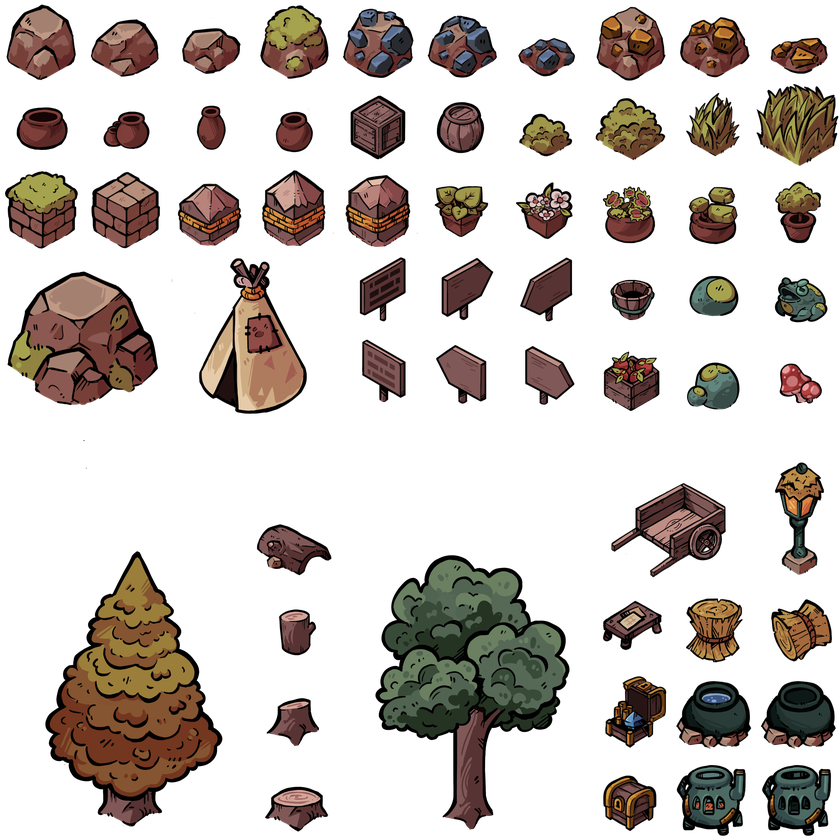
#> input picture projects/sandbox_project/assets/2D Isometric Village Asset Pack/Isometric Assets 2.png, 840 x 840 px, shrunk from 2560 x 2560 before the run, found by its file name
$ python analyze_prop_atlas.py
#> lines starting #> are read from the running program, lines starting #| are printed output that depends on the picture; after the words box and inside, x2 and y2 are one past the last pixel; in counts of white or black regions, pixels touching at a corner belong together
from pathlib import Path
from PIL import Image
import numpy as np

base = Path("/Users/wesleyrufus/AI_STUDIO_LAB/projects/sandbox_project/assets/2D Isometric Village Asset Pack")
files = [
    ("tree", "Isometric Assets 2.png"),
    ("shrub", "Isometric Assets 3.png"),
    ("rock", "Isometric Assets 4.png"),
]
cell = 64

for kind, name in files:
    p = base / name
    img = Image.open(p).convert("RGBA")
#> img is the input picture: PIL image 840x840 RGBA; mean R, G, B, A 28.5, 21.4, 16.6, 79.4
    arr = np.array(img)
    h, w, _ = arr.shape
#> h = 840; w = 840
    cols = w // cell
#> cols = 13
    rows = h // cell
#> rows = 13
    print(f"\n[{kind}] {name} size={w}x{h} grid={cols}x{rows}")
#| [tree] Isometric Assets 2.png size=840x840 grid=13x13
    cands = []
    for y in range(rows):
        for x in range(cols):
            sub = arr[y * cell : (y + 1) * cell, x * cell : (x + 1) * cell, :]
            a = sub[:, :, 3]
            mask = a > 18
            fill = float(mask.mean())
            if fill < 0.06 or fill > 0.62:
                continue
            edge = np.concatenate([mask[0, :], mask[-1, :], mask[:, 0], mask[:, -1]])
            edge_ratio = float(edge.mean())
            ys, xs = np.where(mask)
            if len(xs) < 20:
                continue
            bw = int(xs.max() - xs.min() + 1)
            bh = int(ys.max() - ys.min() + 1)
            bbox_ratio = float((bw * bh) / (cell * cell))
            bottom = float(mask[int(cell * 0.72) :, :].mean())
            top = float(mask[: int(cell * 0.5), :].mean())

            if edge_ratio > 0.34:
                continue
            if kind == "tree" and top < 0.10:
                continue
            if kind in ("rock", "shrub") and fill > 0.45:
                continue

            score = (fill * 1.1 + bbox_ratio * 0.8 + bottom * 0.5 + top * 0.2) - edge_ratio * 1.4
            cands.append((score, x, y, fill, edge_ratio, bbox_ratio, top, bottom))
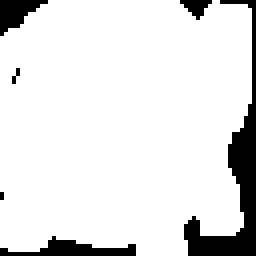
#> mask: shape (64, 64) bool (shown 4 times larger); 88.9% white; 6 black regions (2 under 20 px), largest, box (x1, y1, x2, y2) and area: (46, 0, 64, 64) 287, (0, 59, 34, 64) 81, (0, 0, 12, 9) 58, (45, 0, 53, 5) 22
#> after the loop, cands = 43 items

    cands.sort(reverse=True)
    for score, x, y, fill, edge, bbox, top, bottom in cands[:16]:
        print(f"  ({x},{y}) score={score:.3f} fill={fill:.3f} edge={edge:.3f} bbox={bbox:.3f} top={top:.3f} bot={bottom:.3f}")
#> this loop made 16 passes
#> (score, x, y, fill, edge, bbox, top, bottom) on passes 1 to 12: (1.43, 4, 8, 0.524, 0.0625, 0.8, 0.387, 0.452), (1.41, 8, 4, 0.483, 0.0312, 0.815, 0.446, 0.364), (1.17, 12, 4, 0.435, 0.113, 0.567, 0.144, 0.733), (1.12, 12, 7, 0.435, 0.117, 0.598, 0.234, 0.569), (1.1, 7, 12, 0.48, 0.164, 0.696, 0.518, 0.29), (1.09, 4, 12, 0.428, 0.109, 0.618, 0.262, 0.45), (1.01, 8, 3, 0.464, 0.125, 0.654, 0.743, 0.00521), (1.01, 7, 4, 0.432, 0.191, 0.711, 0.485, 0.268), (0.941, 7, 0, 0.481, 0.34, 0.586, 0.253, 0.736), (0.92, 3, 3, 0.569, 0.336, 0.659, 0.733, 0.181), (0.893, 12, 8, 0.323, 0.117, 0.569, 0.259, 0.391), (0.883, 12, 3, 0.428, 0.156, 0.584, 0.618, 0.0807)
#|   (4,8) score=1.433 fill=0.524 edge=0.062 bbox=0.800 top=0.387 bot=0.452
#|   (8,4) score=1.411 fill=0.483 edge=0.031 bbox=0.815 top=0.446 bot=0.364
#|   (12,4) score=1.169 fill=0.435 edge=0.113 bbox=0.567 top=0.144 bot=0.733
#|   (12,7) score=1.125 fill=0.435 edge=0.117 bbox=0.598 top=0.234 bot=0.569
#|   (7,12) score=1.104 fill=0.480 edge=0.164 bbox=0.696 top=0.518 bot=0.290
#|   (4,12) score=1.089 fill=0.428 edge=0.109 bbox=0.618 top=0.262 bot=0.450
#|   (8,3) score=1.010 fill=0.464 edge=0.125 bbox=0.654 top=0.743 bot=0.005
#|   (7,4) score=1.007 fill=0.432 edge=0.191 bbox=0.711 top=0.485 bot=0.268
#> (further printed lines are left out)
#> pass 3 of the loop `for kind, name in files:`:
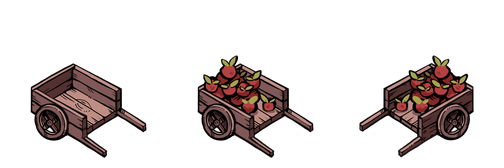
#> input picture projects/sandbox_project/assets/2D Isometric Village Asset Pack/Isometric Assets 4.png, 504 x 168 px, shrunk from 1536 x 512 before the run, found by its file name
#> img is the input picture: PIL image 504x168 RGBA; mean R, G, B, A 18, 11.7, 10.8, 51.5
#| [rock] Isometric Assets 4.png size=504x168 grid=7x2
#> after the loop `for y in range(rows):`:
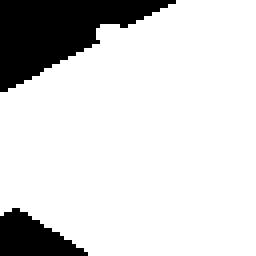
#> mask: shape (64, 64) bool (shown 4 times larger); 83.7% white; 2 black regions, box (x1, y1, x2, y2) and area: (0, 0, 44, 23) 507, (0, 52, 22, 64) 161
#> after the loop `for y in range(rows):`: cands = [(1.03, 4, 1, 0.418, 0.312, 0.821, 0.272, 0.599), (0.148, 5, 1, 0.0671, 0.164, 0.244, 0.00391, 0.215)]
#> the loop `for score, x, y, fill, edge, bbox, top, bottom in cands[:16]:` made 2 passes
#> (printed output is left out)
